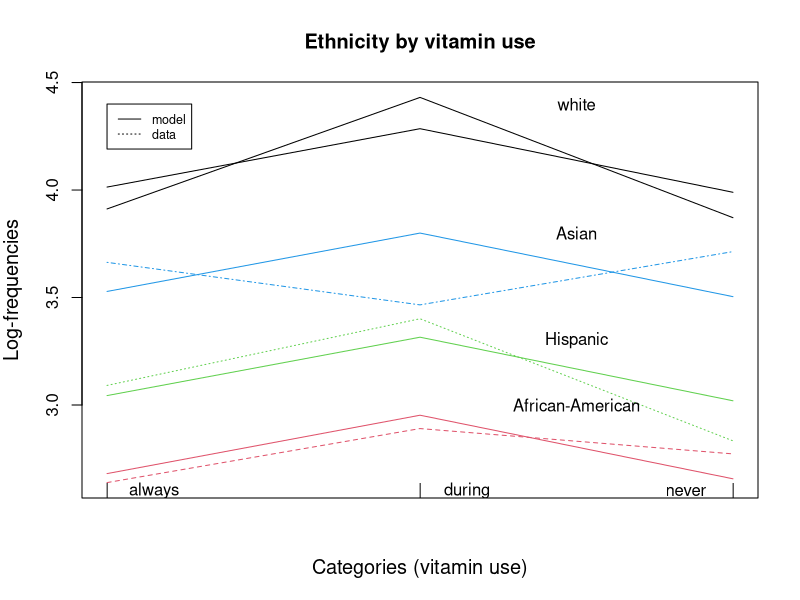

Write the R code that produced this figure.
#CHAPTER 9 -- Poisson distribution

ci <- function(m,v) {
A <- m-1.960*sqrt(v)
B <- m+1.960*sqrt(v)
round(cbind(A,B),5)
}


#autism 
#data
cases <- c(202,255,333,442,571,716,803,996,1323)
births <- c(504853,534174,570976,613336,610701,602269,585761,568263,577113)
cbind(cases,births)

year <- 1987:1995
f <- glm(cases~year+offset(log(births)),family=poisson)
summary(f)
rates <- cases*10000/births
RATES <- fitted(f)*10000/births
CASES <- fitted(f)
X2 <- sum((cases-CASES)^2/CASES)
round(cbind(year,rates,RATES,cases,CASES),2)
pvalue <- 1-pchisq(X2,7)
round(cbind(X2,pvalue),3)
round(cbind(RATES[1],RATES[9],RATES[9]/RATES[1]),3)
round(cbind(rates[1],rates[9],rates[9]/rates[1]),3)

#analysis -- stomach cancer 45 to 85+
#data
deaths.m <- c(84,136,131,154,76)
pop.m <- c(2014272,1417097,775192,466018,161990)
base <-100000
rate.m <- base*deaths.m/pop.m
deaths.f <- c(52,69,77,121,92)
pop.f <- c(1967034,1474064,891864,642748,325940)
rate.f <- base*deaths.f/pop.f
round(cbind(deaths.m,pop.m,rate.m,deaths.f,pop.f,rate.f,rate.f/rate.m),3)
rate.ff <- sum(pop.f*rate.f)/sum(pop.f)
rate.mm <- sum(pop.f*rate.m)/sum(pop.f)
round(cbind(rate.ff,rate.mm,rate.ff/rate.mm),3)

#poisson model
sex <- sort(rep(0:1,5))
age <- c(45,55,65,75,85,45,55,65,75,85)
deaths <- c(deaths.m,deaths.f)
pop <- c(pop.m,pop.f)
cbind(deaths,pop,sex,age)
f <- glm(deaths~age+sex+offset(log(pop)),family=poisson)
summary(f)
round(rbind(deaths,fitted(f)),1)
#evaluation
X2 <- sum((deaths-fitted(f))^2/fitted(f))
pvalue <- 1-pchisq(X2,7)
cbind(X2,pvalue)

#ratios
#stomach cancer two young age groups
deaths <- c(44,162,44,135,22,44,12,58)
pop <- c(16569463,17170525,16652229,18283791,2829377,2644142,2981382,2975071)
base <- 1000000
rate <- base*deaths/pop
age <- c(0,1,0,1,0,1,0,1)
sex <- 1-c(1,1,0,0,1,1,0,0)
race <- c(0,0,0,0,1,1,1,1)
round(cbind(deaths,pop,rate,age,sex,race),2)

#stomach cancer ---age,sex and race
f <- glm(deaths~age+sex+race+offset(log(pop)),family=poisson)
summary(f)
DEATHS <- fitted(f)
RATES <- base*DEATHS/pop
round(rbind(DEATHS,RATES),1)
b <- summary(f)$coefficients[,1]
v <- (summary(f)$coefficients[,2])^2
round(c(1/122+1/399,1/272+1/249,1/136+1/385),7)
round(v[-1],7)

#log-variances, ratios and confidence intervals
cbind(round(v[-1],3),round(exp(b[-1]),3),round(exp(ci(b[-1],v[-1])),3))

#smoking pattern
#data
m <- matrix(c(98,1554,70,735,50,355,39,253),2,4)
m
smk <- c(0,10,20,30)
n <- m[1,]+m[2,]
p <- m[1,]/n
round(cbind(smk,p),3)
f <- glm(p~smk,weights=n,family=poisson)
summary(f)
round(rbind(log(fitted(f)),fitted(f),p),3)
#risk = 10 cigarettes/day
rr <- exp(10*coef(f)[2])
rr

#birth defects -- vitamin/ethnicity
x <- c(50,84,48,14,18,16,22,30,17,39,32,41)
d <- matrix(x,3,4)
d
chisq.test(d)
e <- outer(apply(d,1,sum),apply(d,2,sum))/sum(d)
round(e,1)
round(log(d),2)
round(log(e),2)

#detailed plot
matplot(1:3,log(d),type="l",xaxt="n",xlab="Categories (vitamin use)",
ylab="Log-frequencies",cex.lab=1.2)
matlines(1:3,log(e),lty=1)
title("Ethnicity by vitamin use")
text(1:3,c(2.6,2.6),"|")
text(c(2.5,2.5,2.5),c(4.4,3.8,3.3,3.0),c("white",
"Asian","Hispanic","African-American"))
text(c(1.15,2.15,2.85),c(2.6,2.6,2.6),c("always","during","never"))
legend(1,4.4,c("model","data"),lty=c(1,3),cex=0.75)

#analysis of incomplete table -- mother/daughter education
m <- matrix(c(84,142,43,100,106,48,67,77,92),3,3)
m
chisq.test(m)
rr <- factor(rep(1:3,3))
cc <- factor(sort(rr))
cbind(as.vector(m),rr,cc)
f <- glm(as.vector(m)~rr+cc,family=poisson)
summary(f)
#model estimated counts
round(matrix(fitted(f),3,3),3)
#data estimated counts
m0 <- outer(apply(m,1,sum),apply(m,2,sum))/sum(m)
round(m0,3)

#quasi independence
rr <- factor(c(2,3,1,3,1,2))
cc <- factor(c(1,1,2,2,3,3))
M <- c(142,43,100,48,67,77)
cbind(M,rr,cc)
f <- glm(M~rr+cc,family=poisson)
summary(f)
round(rbind(M,fitted(f)),3)
X2 <- sum((M-fitted(f))^2/fitted(f))
pvalue <- 1-pchisq(X2,1)
round(cbind(X2,pvalue),3)
